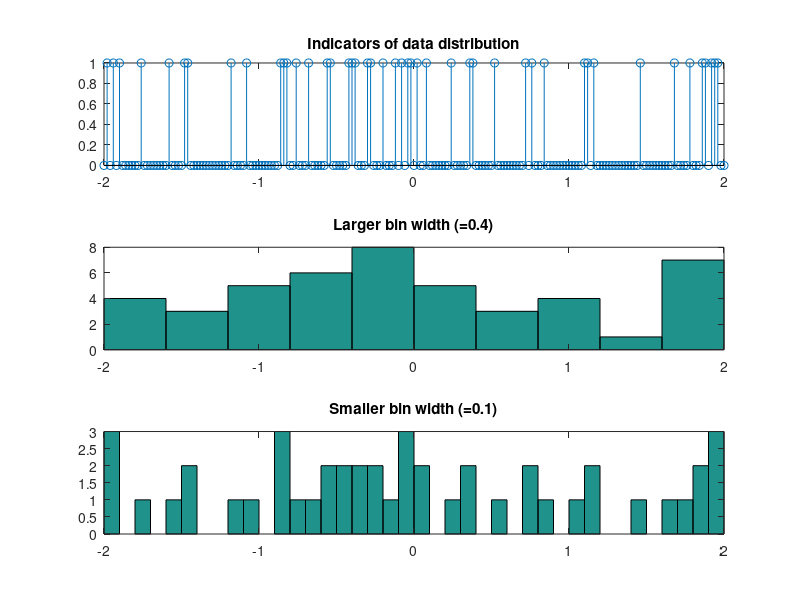
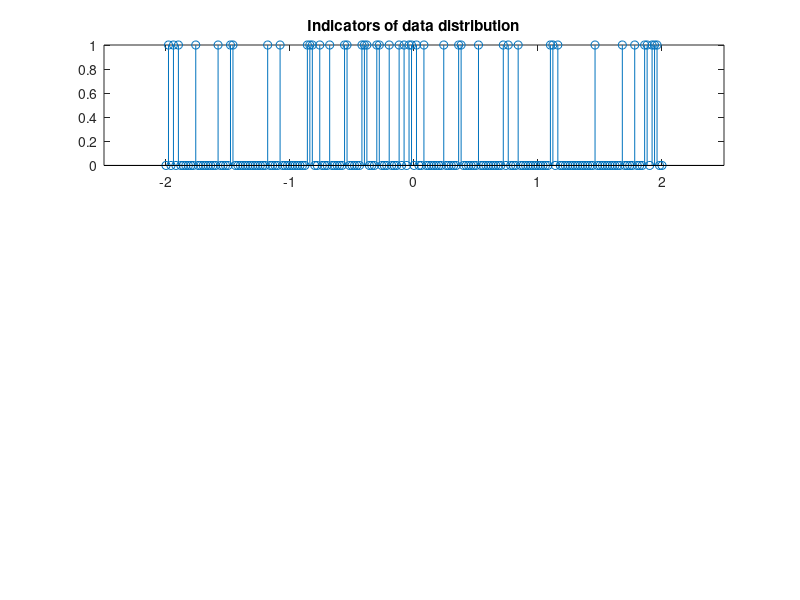

MATLAB code to generate these figures, in order: (Note: this script raises an error after producing the figures.)
% kerneldemo.m - demonstrate nonparametric density estimation in 1D
% using histogram and kernel method
% call kernel1d.m
% (C) 2001 by Yu Hen Hu
% created: 10/21/2001

clear all
disp('Demonstrate kernel based density estimation method');

% step 1. generate 1D random data
ax=[-2:0.02:2]; % x axis
lx=length(ax); 
xpos=[0 [rand(1,lx-2)>0.75] 0]; % position of data points make sure not on boundary
x=ax(find(xpos==1));
Nx=length(x);
disp(['Total ' int2str(Nx) ' data points.']);
figure(1),subplot(311),stem(ax,xpos),title('Indicators of data distribution')

% step 2. study the effect of histogram based density estimation
disp('Histogram density estimation')
subplot(312),hist(x,[-1.8:0.4:1.8]),title('Larger bin width (=0.4)')
subplot(313),hist(x,[-1.95:0.1:1.95]),title('Smaller bin width (=0.1)')

% step 3. try kernel estimation
disp('Kernel method with square kernels')
figure(2),subplot(311),stem(ax,xpos),title('Indicators of data distribution')
axis([-2.5 2.5 0 1])
% square kernel
type=0; h=0.4;
y=zeros(size(ax));
for i=1:Nx,
   y=y+kernel1d(type,[x(i) h],ax);
end
y=y/(Nx*h);
subplot(312),bar(ax,y),title(['square kernel, T = ' num2str(h)])

y=zeros(size(ax)); h=0.1;
for i=1:Nx,
   y=y+kernel1d(type,[x(i) h],ax);
end
y=y/(Nx*h);
subplot(313),bar(ax,y),title(['square kernel, T = ' num2str(h)])

% Gaussian kernel
type = 1; h = 0.1;
figure(3),subplot(311),stem(ax,xpos),title('Indicators of data distribution')
%axis([-2.5 2.5 0 1])
y=zeros(size(ax));
for i=1:Nx,
   y=y+kernel1d(type,[x(i) h],ax);
end
y=y/Nx;
subplot(312),plot(ax,y),title(['Gaussian kernel, Sigma = ' num2str(h)])

y=zeros(size(ax)); h= 0.05;
for i=1:Nx,
   y=y+kernel1d(type,[x(i) h],ax);
end
y=y/Nx;
subplot(313),plot(ax,y),title(['Gaussian kernel, Sigma = ' num2str(h)])
